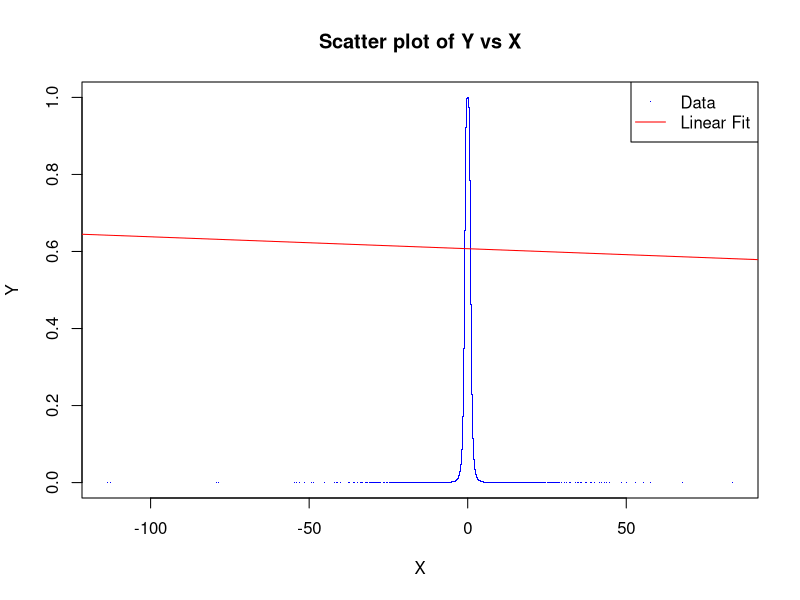

Write R code to recreate this figure.
# # Set seed for reproducibility
# set.seed(69)

# # Number of simulations
# n <- 1000000

# # Generate X from t-distribution with 3 degrees of freedom
# X <- rt(n, df = 3)

# # Calculate Y
# Y <- 1 / (1 + X^4)

# # Fit linear regression
# model <- lm(Y ~ X)

# # Extract the slope (b)
# b <- coef(model)[2]

# # Print the result
# cat("Estimated b:", b, "\n")

# # Calculate R-squared to check the quality of the linear approximation
# r_squared <- summary(model)$r.squared
# cat("R-squared:", r_squared, "\n")

# # Plot the results
# plot(X, Y, main = "Scatter plot of Y vs X", xlab = "X", ylab = "Y", pch = ".", col = "blue")
# abline(model, col = "red")

# # Add a legend
# legend("topright", legend = c("Data", "Linear Fit"), 
#        col = c("blue", "red"), pch = c(".", NA), lty = c(NA, 1))

# # Calculate and print the mean of Y
# mean_Y <- mean(Y)
# cat("Estimated E[Y]:", mean_Y, "\n")

# # Calculate and print the correlation between X and Y
# correlation <- cor(X, Y)
# cat("Correlation between X and Y:", correlation, "\n")
# Set seed for reproducibility
set.seed(69)

# Number of simulations
n <- 1000000

# Generate X from t-distribution with 3 degrees of freedom
X <- rt(n, df = 3)

# Calculate Y
Y <- 1 / (1 + X^4)

# Calculate E[XY]
E_XY <- mean(X * Y)

# Calculate E[X^2]
E_X2 <- mean(X^2)

# Calculate the slope using E[XY]/E[X^2]
b_formula <- E_XY / E_X2

# Print the result
cat("Estimated b using E[XY]/E[X^2]:", b_formula, "\n")

# Fit linear regression for comparison
model <- lm(Y ~ X)
b_lm <- coef(model)[2]
cat("Estimated b using lm():", b_lm, "\n")

# Calculate R-squared
r_squared <- summary(model)$r.squared
cat("R-squared:", r_squared, "\n")

# Plot the results
plot(X, Y, main = "Scatter plot of Y vs X", xlab = "X", ylab = "Y", pch = ".", col = "blue")
abline(a = mean(Y) - b_formula * mean(X), b = b_formula, col = "red")

# Add a legend
legend("topright", legend = c("Data", "Linear Fit"), 
       col = c("blue", "red"), pch = c(".", NA), lty = c(NA, 1))

# Calculate and print the mean of Y
mean_Y <- mean(Y)
cat("Estimated E[Y]:", mean_Y, "\n")

# Calculate and print the correlation between X and Y
correlation <- cor(X, Y)
cat("Correlation between X and Y:", correlation, "\n")